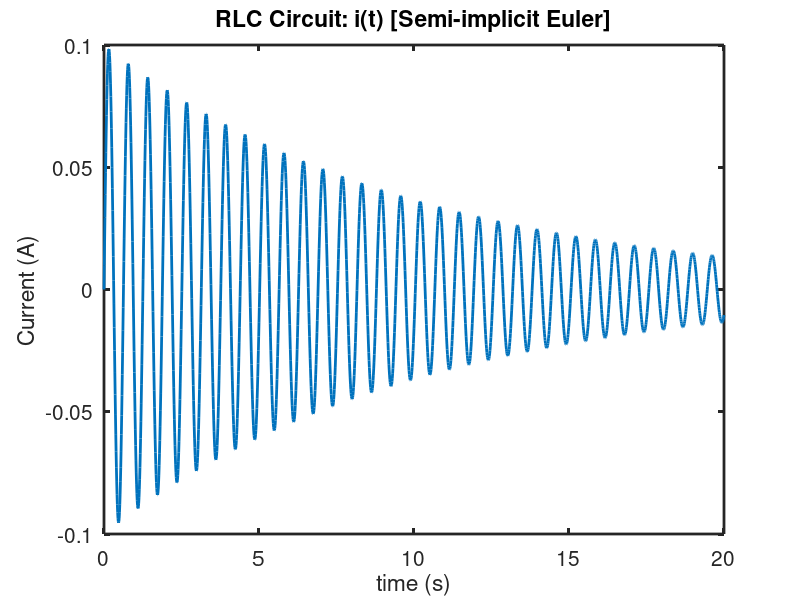

This chart was generated by the following MATLAB code: (Note: this script raises an error after producing the figure.)

%%%%%%%%%%%%%%%%%%%%%%%%%%%%%%%%%%%%%%%%%%%%%%%%%%%%%%%%
% Name of the script: hw4_p2
% The RLC circuit problem: semi-implicit Euler

% Description: this script simulate the current i(t) in the RLC circuit
% with three different R values

% Input:  None
% Output: i(t) plot and the damping coefficient for each system
% Method: Semi-implicit Euler

%Name: Linh Tang

%%%%%%%%%%%%%%%%%%%%%%%%%%%%%%%%%%%%%%%%%%%%%%%%%%%%%%%%

clc; clear all; close all;

% contants
L = 1;
C = 0.01;

R1 = 0.2;
R2 = 2;
R3 = 20;

R = [R1, R2, R3]; % Creating array for resistance

dt = 0.01;
ti = 0;
tf = 20;

% Method:
% a = di/dt
% f = da/dt + (R/L)*a(t) + (1/L*C)*i(t) = 0

% Initial conditions
i_0 = 0;
a_0 = 1;

% Set up arrays 
t = ti:dt:tf; % time array
N = numel(t); % number of time steps

% Initialize the arrays
i = zeros(N,1); % the current array
a = zeros(N,1); % a = di/dt array
coeff = zeros(length(R),1); % array for damping coeff

i(1) = i_0;
a(1) = a_0;


figure(1)

for n =1:length(R)
    % Calculate and plot for each R
    
    for k = 1:N-1
        % The discretized governing equations
        a(k+1) = a(k) - ((R(n)/L)*a(k)+ (1/(L*C))*i(k))*dt;
        i(k+1) = i(k) + a(k+1)*dt;

    end
    
    % Plotting
    p = plot(t,i);
    hold on

    xlabel ('time (s)');
    ylabel ('Current (A)');
    title ('RLC Circuit: i(t) [Semi-implicit Euler]');
    xlim ([ti tf]);
    set(p, 'LineWidth', 2);
    set(gcf, 'Position', [100 40 1000 600]);
    set(gca, 'LineWidth', 2, 'FontSize', 15);
    ax = gca;
    ax.XGrid = 'off';
    ax.YGrid = 'on'; 
    
    % Calculating damping coeff
    coeff(n) = (R(n)/2)*sqrt(C/L); 
    fprintf('The damping coefficient of R = %.1f Ohm: %.2f.\n',R(n), coeff(n));
end
legend('R = 0.2 Ohm','R = 2 Ohm','R = 20 Ohm');
saveas(p, 'hw4_p2.png');




